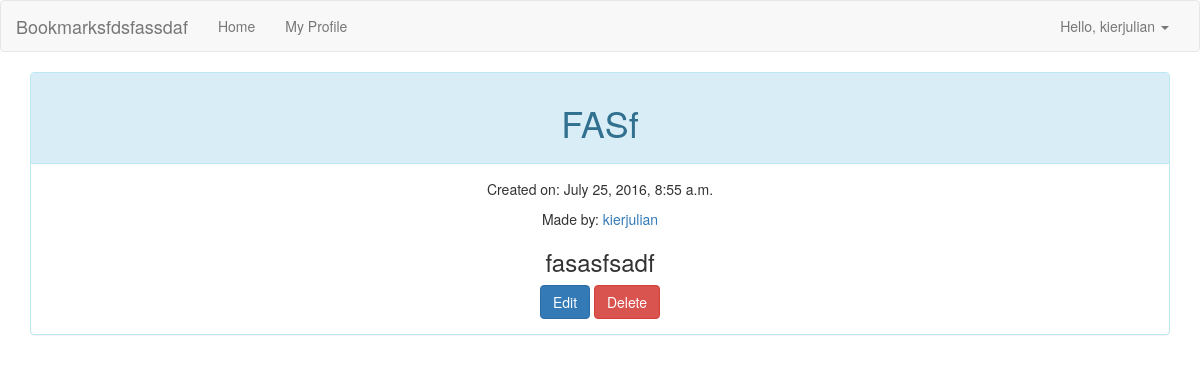
/account/blog/25/ (signed in), run on the app's committed database.
### blog/models.py (models this page shows, shortened)
class Post(models.Model):
    author = models.ForeignKey('auth.User')
    title = models.CharField(max_length=200)
    text = models.TextField()
    created_date = models.DateTimeField(default=timezone.now)
    published_date = models.DateTimeField(blank=True, null=True)
    photo = models.ImageField(upload_to = 'pictures/%s/%d/', blank = True)

### blog/views.py (the view)
# urls.py: url(r'^(?P<pk>\d+)/$', views.post_detail, name='post_detail'),
@login_required
def post_detail(request, pk):
    post = get_object_or_404(Post, pk = pk)
    return render(request, 'blog/post_detail.html', {"post" : post})

### account/authentication.py (called while the page is built)
    def get_user(self, user_id):
        try:
            return User.objects.get(pk=user_id)
        except User.DoesNotExist:
            return None

### blog/templates/blog/post_detail.html (shortened to what this page needs)
{% extends 'base.html' %}
{% block content %}
  <center>
    <div class = "panel panel-info">
        {% if post.title %}
          <div class = "panel-heading">
            <h1>{{ post.title }}</h1>
          </div>
        {% endif %}
        <div class = "panel-body">
          <p>Created on: {{ post.created_date }}</p>
          <p>Made by: <a href = "">{{ post.author }}</a></p>
          <h3>{{ post.text|linebreaksbr }}</h3
        </div>
        {% if post.author == request.user %}
          <a href="{% url 'blog:post_edit' pk=post.pk %}" class="btn btn-primary" formenctype="multipart/form-data" class="btn btn-info" role="button">Edit</a>
          <button type="button" class="btn btn-danger" data-toggle="modal" data-target="#deleteModal">Delete</button>
        {% else %}
          <a href="" class="btn btn-info disabled" role="button">Edit</a>
          <a href="" class="btn btn-danger disabled" role="button">Delete</a>
        {% endif %}
    </div>
  </center>
{% endblock %}

### account/templates/base.html (shortened to what this page needs)
{% load staticfiles %}
<!DOCTYPE html>
<html>
  <head>
    <link rel = "stylesheet" type = "text/css" href = "//netdna.bootstrapcdn.com/bootstrap/3.1.1/css/bootstrap.min.css">
  </head>
  <body>
    <nav class = "navbar navbar-default">
      <div class = "container-fluid">
        <div class = "navbar-header">
          <a href = "{% url "dashboard" %}"class = "navbar-brand" >Bookmarksfdsfassdaf</a>
        </div>
        <div class = "collapse navbar-collapse" id = "bs-example-navbar-collapse-1">
          <ul class = "nav navbar-nav">
            {% if request.user.is_authenticated %}
              <li {% if section == "Home" %} class = "selected" {% endif %}><a href="{% url 'blog:post_list' %}">Home</a></li>
              <li {% if section == "Posts" %} class = "selected" {% endif %}><a href="{% url 'profile' %}">My Profile</a></li>
            {% endif %}
          </ul>
          <ul class = "nav navbar-nav navbar-right">
            {% if request.user.is_authenticated %}
            <li class = "dropdown">
              <a href = "#" class = "dropdown-toggle" data-toggle = "dropdown" role = "button" aria-haspopup = "true" aria-expanded = "false">Hello, {{ request.user.username }} <span class="caret"></span></a>
            </li>
            {% else %}
            <li><a href = "{% url "login" %}">Log-in</a></li>
            {% endif %}
          </ul>
        </div>
      </div>
    </nav>
    <div class = "container">
      {% block content %}
      {% endblock %}
    </div>
  </body>
</html>

### data on the page
Post: title "FASf", created_date "July 25, 2016, 8:55 a.m.", author "kierjulian", text "fasasfsadf"

### other printed values
{{ request.user.username }} "kierjulian"
